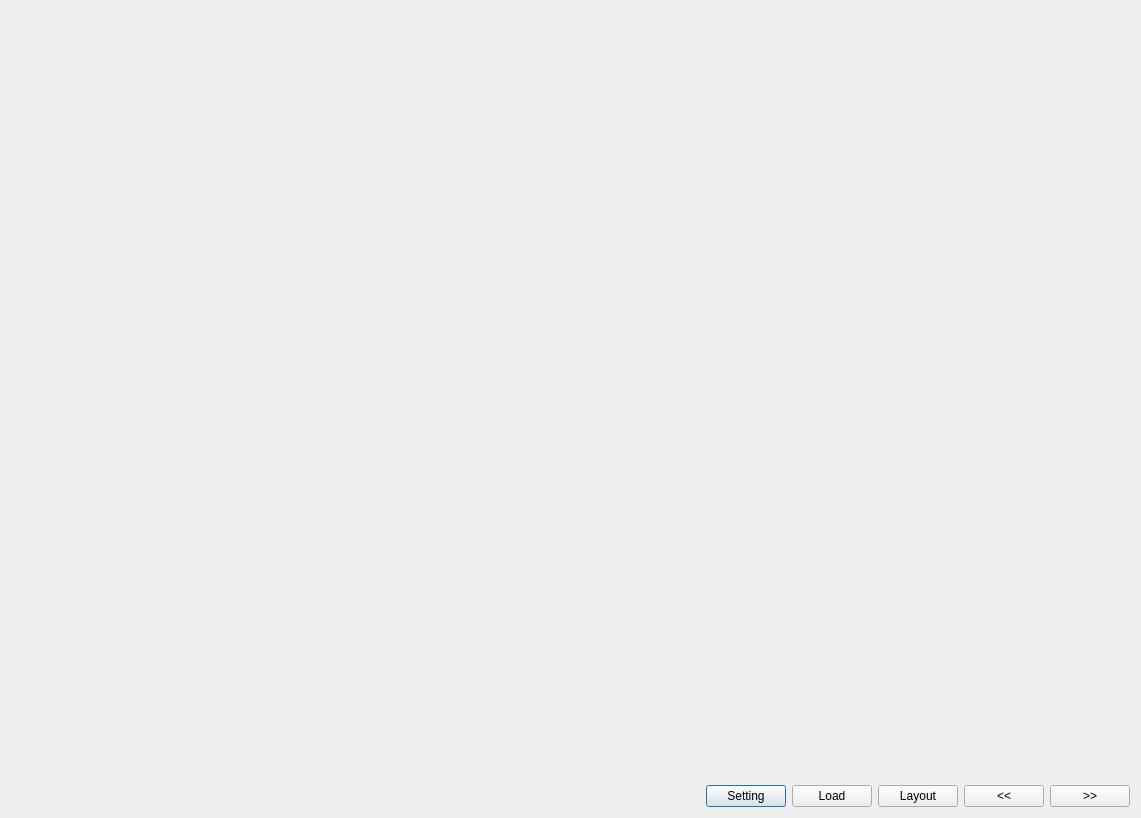
<?xml version="1.0" encoding="UTF-8"?>
<ui version="4.0">
 <class>TSimplifyCurveDlgClass</class>
 <widget class="QDialog" name="TSimplifyCurveDlgClass">
  <property name="geometry">
   <rect>
    <x>0</x>
    <y>0</y>
    <width>1141</width>
    <height>818</height>
   </rect>
  </property>
  <property name="windowTitle">
   <string>TSimplifyCurveDlg</string>
  </property>
  <layout class="QVBoxLayout" name="verticalLayout">
   <item>
    <widget class="GCurveView" name="mCurveView" native="true">
     <property name="sizePolicy">
      <sizepolicy hsizetype="Preferred" vsizetype="Preferred">
       <horstretch>0</horstretch>
       <verstretch>1</verstretch>
      </sizepolicy>
     </property>
    </widget>
   </item>
   <item>
    <layout class="QHBoxLayout" name="horizontalLayout">
     <item>
      <spacer name="horizontalSpacer">
       <property name="orientation">
        <enum>Qt::Horizontal</enum>
       </property>
       <property name="sizeHint" stdset="0">
        <size>
         <width>40</width>
         <height>20</height>
        </size>
       </property>
      </spacer>
     </item>
     <item>
      <widget class="QPushButton" name="mSettingBtn">
       <property name="text">
        <string>Setting</string>
       </property>
      </widget>
     </item>
     <item>
      <widget class="QPushButton" name="mLoadBtn">
       <property name="text">
        <string>Load</string>
       </property>
      </widget>
     </item>
     <item>
      <widget class="QPushButton" name="mLayoutBtn">
       <property name="text">
        <string>Layout</string>
       </property>
      </widget>
     </item>
     <item>
      <widget class="QPushButton" name="mPrevPageBtn">
       <property name="text">
        <string>&lt;&lt;</string>
       </property>
      </widget>
     </item>
     <item>
      <widget class="QPushButton" name="mNextPageBtn">
       <property name="text">
        <string>&gt;&gt;</string>
       </property>
      </widget>
     </item>
    </layout>
   </item>
  </layout>
 </widget>
 <layoutdefault spacing="6" margin="11"/>
 <customwidgets>
  <customwidget>
   <class>GCurveView</class>
   <extends>QWidget</extends>
   <header>gcurveview.h</header>
   <container>1</container>
  </customwidget>
 </customwidgets>
 <tabstops>
  <tabstop>mLoadBtn</tabstop>
  <tabstop>mLayoutBtn</tabstop>
  <tabstop>mPrevPageBtn</tabstop>
  <tabstop>mNextPageBtn</tabstop>
  <tabstop>mSettingBtn</tabstop>
 </tabstops>
 <resources>
  <include location="tsimplifycurvedlg.qrc"/>
 </resources>
 <connections/>
</ui>
